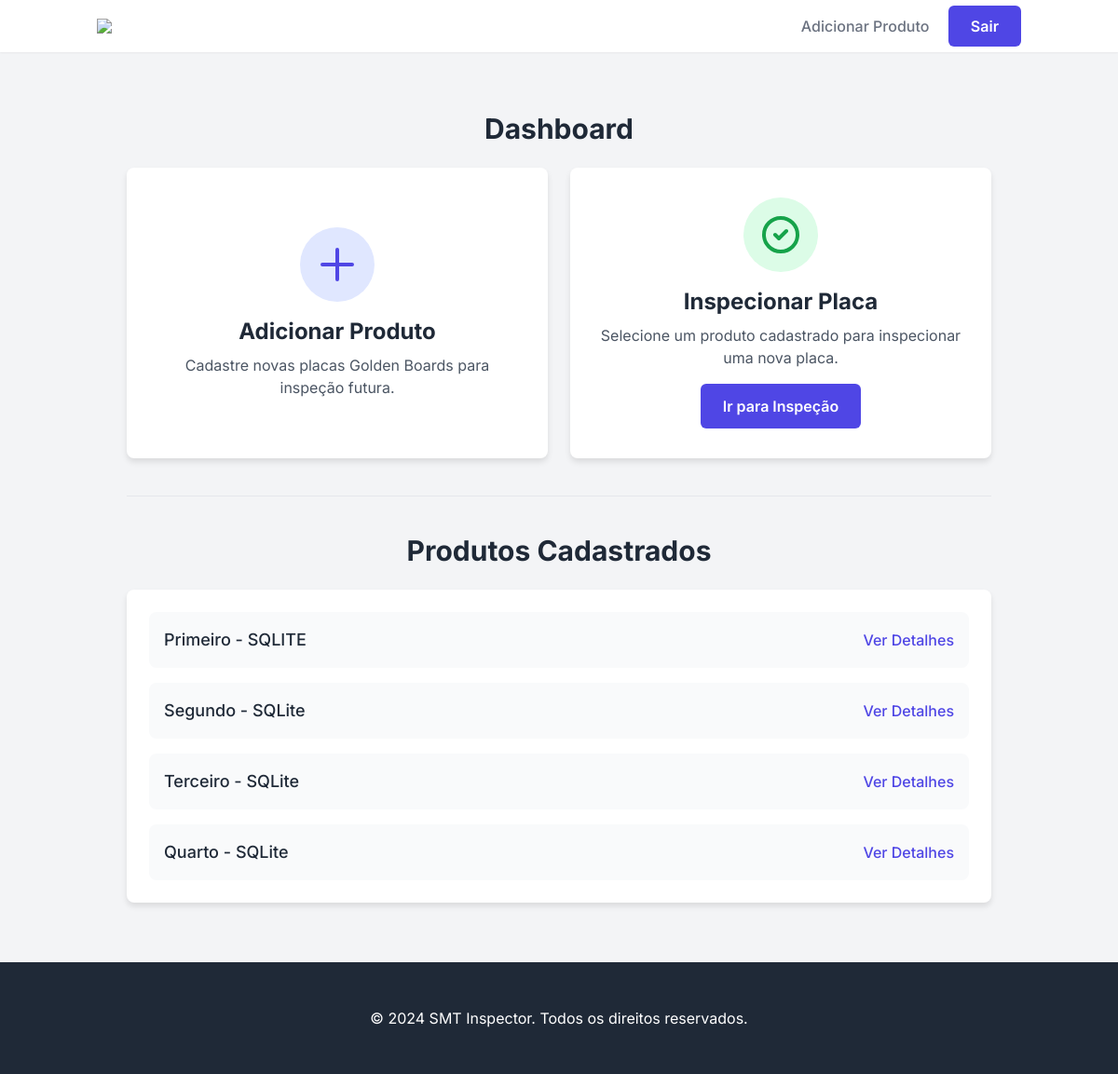
/ (signed in), run on an earlier commit of the app's database.
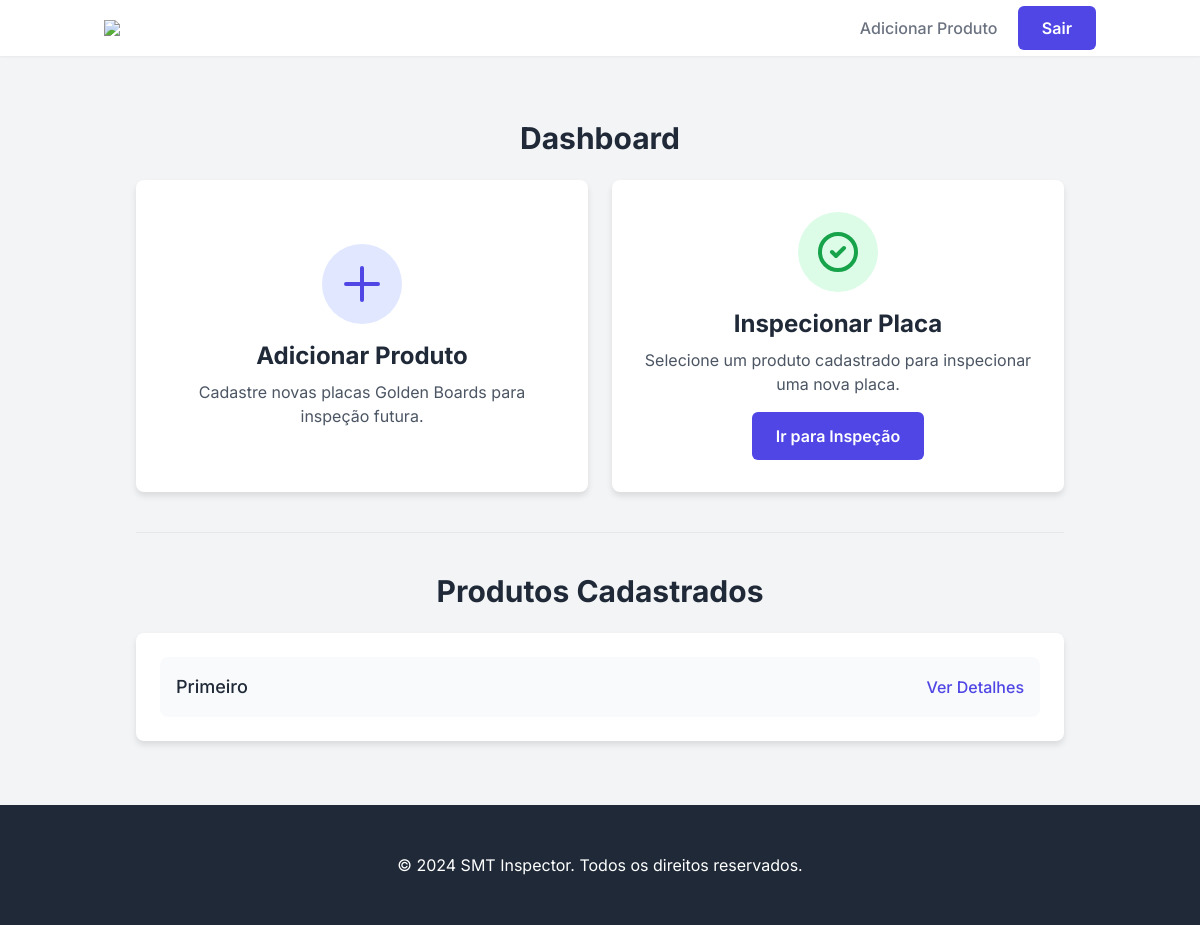
And on a later commit of the database.
### tables this page shows
CREATE TABLE products (
  id INTEGER PRIMARY KEY AUTOINCREMENT,
  name TEXT NOT NULL,
  golden_image TEXT NOT NULL,
  fiducials TEXT NOT NULL,
  created_by TEXT
);

### smt_app/routes_main.py (the view)
@bp.route('/')
@login_required
def home():
    conn = get_db_connection()
    cursor = conn.cursor()
    cursor.execute("SELECT id, name FROM products")
    products = cursor.fetchall()
    cursor.close()
    conn.close()
    return render_template('index.html', products=products)

### smt_app/__init__.py (called while the page is built)
@login_manager.user_loader
def load_user(user_id):
    from .db_helpers import get_db_connection
    conn = get_db_connection()
    cursor = conn.cursor()
    cursor.execute("SELECT id, username FROM users WHERE id = ?", (user_id,))
    user_data = cursor.fetchone()
    cursor.close()
    conn.close()
    if user_data:
        return User(user_data['id'], user_data['username'])
    return None

### smt_app/db_helpers.py (called while the page is built)
def get_db_connection():
    db_path = current_app.config.get(
        'SQLITE_DB_PATH',
        os.path.join(current_app.instance_path, 'smt_inspection_new.db')
    )
    conn = sqlite3.connect(db_path)
    conn.row_factory = sqlite3.Row
    return conn

### smt_app/templates/index.html (shortened to what this page needs)
{% extends "base.html" %}
{% block content %}
<div class="container">
    <h1 class="text-3xl font-bold mb-6 text-center">Dashboard</h1>
    <div class="grid grid-cols-1 md:grid-cols-2 gap-6">
        <a href="{{ url_for('product.add_product') }}" class="card flex flex-col items-center justify-center p-8 text-center transition duration-300 ease-in-out transform hover:scale-105">
            <div class="bg-indigo-100 text-indigo-600 rounded-full p-4 mb-4">
                <svg class="w-12 h-12" fill="none" stroke="currentColor" viewBox="0 0 24 24" xmlns="http://www.w3.org/2000/svg"><path stroke-linecap="round" stroke-linejoin="round" stroke-width="2" d="M12 4v16m8-8H4"></path></svg>
            </div>
            <h2 class="text-2xl font-bold mb-2">Adicionar Produto</h2>
            <p class="text-gray-600">Cadastre novas placas Golden Boards para inspeção futura.</p>
        </a>
        <div class="card flex flex-col items-center justify-center p-8 text-center">
            <div class="bg-green-100 text-green-600 rounded-full p-4 mb-4">
                <svg class="w-12 h-12" fill="none" stroke="currentColor" viewBox="0 0 24 24" xmlns="http://www.w3.org/2000/svg"><path stroke-linecap="round" stroke-linejoin="round" stroke-width="2" d="M9 12l2 2 4-4m6 2a9 9 0 11-18 0 9 9 0 0118 0z"></path></svg>
            </div>
            <h2 class="text-2xl font-bold mb-2">Inspecionar Placa</h2>
            <p class="text-gray-600 mb-4">Selecione um produto cadastrado para inspecionar uma nova placa.</p>
            <a href="{{ url_for('inspect.inspect_board') }}" class="btn-primary">Ir para Inspeção</a>
        </div>
    </div>
    <hr class="my-10">
    <h2 class="text-3xl font-bold mb-6 text-center">Produtos Cadastrados</h2>
    <div class="card p-6">
        {% if products %}
        <ul class="space-y-4">
            {% for product in products %}
            <li class="p-4 bg-gray-50 rounded-lg flex justify-between items-center">
                <span class="font-medium text-lg">{{ product.name }}</span>
                <a href="#" class="text-indigo-600 hover:text-indigo-800 font-medium">Ver Detalhes</a>
            </li>
            {% endfor %}
        </ul>
        {% else %}
        <p class="text-center text-gray-500">Nenhum produto cadastrado. <a href="{{ url_for('product.add_product') }}" class="text-indigo-600 font-medium hover:underline">Adicionar agora.</a></p>
        {% endif %}
    </div>
</div>
{% endblock %}

### smt_app/templates/base.html (shortened to what this page needs)
<!DOCTYPE html>
<html lang="pt-br">
<head>
    <script src="https://cdn.tailwindcss.com"></script>
</head>
<body class="bg-gray-100 flex flex-col min-h-screen">
    <header class="bg-white shadow-sm">
        <nav class="container mx-auto px-4 py-4 flex justify-between items-center">
            <a href="{{ url_for('main.home') }}" class="text-2xl font-bold text-gray-800"><img src="../static/img/iautosmd-logo.png" style="max-width: 80px;"/></a>
            <div class="space-x-4">
                {% if current_user.is_authenticated %}
                    <a href="{{ url_for('product.add_product') }}" class="nav-link">Adicionar Produto</a>
                    <a href="{{ url_for('auth.logout') }}" class="btn-primary">Sair</a>
                {% else %}
                    <a href="{{ url_for('auth.login') }}" class="nav-link">Login</a>
                    <a href="{{ url_for('auth.register') }}" class="btn-primary">Registrar</a>
                {% endif %}
            </div>
        </nav>
    </header>
    <main class="flex-grow container mx-auto px-4 py-8">
        {% block content %}{% endblock %}
    </main>
    <footer class="bg-gray-800 text-white text-center py-4">
        <div class="container mx-auto">
            <p>&copy; 2024 SMT Inspector. Todos os direitos reservados.</p>
        </div>
    </footer>
</body>
</html>

### smt_app/templates/base.html (style rules this page uses)
body { font-family: 'Inter', sans-serif; background-color: #f3f4f6; color: #1f2937; }
.container { max-width: 1200px; margin: 0 auto; padding: 2rem; }
.card { background-color: white; padding: 2rem; border-radius: 0.5rem; box-shadow: 0 4px 6px rgba(0, 0, 0, 0.1); }
.btn-primary { background-color: #4f46e5; color: white; padding: 0.75rem 1.5rem; border-radius: 0.375rem; font-weight: 600; transition: background-color 0.2s; }
.nav-link { font-weight: 500; color: #6b7280; transition: color 0.2s; }

What changed in the data, as far as the page shows it:
removed products: name "Segundo - SQLite"
removed products: name "Terceiro - SQLite"
removed products: name "Quarto - SQLite"
changed products: name "Primeiro - SQLITE" → "Primeiro"
